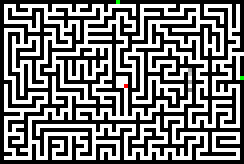
#> input picture labirinto/indata/30-20_marked.tiff, 61 x 41 px, found by its file name (shown 4 times larger)
$ python prova_percorso3.py
#> lines starting #> are read from the running program, lines starting #| are printed output that depends on the picture
### labirinto.py
import os
from PIL import Image
import json
from pathlib import Path


class Labirinto:
    """
    costruttore della classe labirinto
    """
    def __init__(self, percorso_file=None):
        # impostazione della directory "indata" che contiene i casi di test
        self.percorso_file = percorso_file
        self.data_dir = os.path.join(os.path.dirname(__file__), 'indata')
        # matrice che ospiterà il labirinto
        self.maze = []
        # matrice che ospiterà i punti di partena
        self.start = []
        # tupla che ospita il punto di arrivo
        self.end = ()
        # immagine che conterrà l'immagine del labirinto
        self.image = None

        if self.percorso_file is not None:
            self.file_path = os.path.join(self.data_dir, self.percorso_file)
        else:
            self.file_path = None

    def gestisci_input(self):
        """
        Metodo per il parsing dell'input: se il file è .json allora dovrò chiamare una funzione che dal json mi crea una istanza del labirinto,
        se il file è di tipo immagine allora dovrò chiamare un metodo che crea un'istanza del labirinto a partire dall'immagine.
        :return: self.maze : labirinto in matrice, self.file_path : path di riferimento, self.path_image : path dell'immagine, self.start : lista delle posizioni iniziali, self.end : posizione finale
        """
        # check sull'input del file
        if self.file_path is None:
            raise ValueError("File name non specificato")
        # se il file non esiste, sollecito un errore
        if not os.path.exists(self.file_path):
            raise FileNotFoundError(f"File non trovato: {self.file_path}")
        # estrae il nome del file e l'estensione
        estensione = self.percorso_file.split(".")[-1].lower()

        # controllo l'estensione ed eseguo l'azione appropriata
        if estensione == 'json':
            # carico il labirinto dal file JSON
            with open(self.file_path) as json_file:
                data = json.load(json_file)
            # chiamo la funzione che elabora il JSON per creare il labrinto e manipolarlo
            self.labirinto_from_json(data)
            # salvo il path nella variabile name
            name = Path(self.file_path).name
            # estrapolo solo il nome dal path in input e lo salvo dentro name
            name = os.path.splitext(name)[0]
            # salvo l'immagine del labirinto nella cartella json_image
            self.path_image = 'json_image/' + name + '.png'
            self.image.save(self.path_image)
        # controllo che l'estensione sia di tipo TIFF, JPEG O PNG
        elif estensione in ['tiff', 'jpeg', 'png']:
            # carico il labirinto dall'immagine
            self.path_image = self.file_path
            self.image = Image.open(self.file_path)
#> self.image is the input picture: PIL image 61x41 RGB; mean R, G, B 122.6, 122.7, 122.5
            self.labirinto_from_image()
        # in tutti gli altri casi non devo supportare l'estensione
        else:
            # gestione dell'errore se l'estensione non è supportata
            print("Estensione del file non supportata")

        return self.maze, self.file_path, self.path_image, self.start, self.end

    # [75 lines left out: functions labirinto_from_json, json_to_image, not called in this run]


    def labirinto_from_image(self):
        """
        Metodo che, dall'immagine, fornita nei diversi formati TIFF, JPEG o PNG, restituisce la matrice del labirinto
        :return:
        """
        # apre l'immagine e ottiene i dati dei pixel
        pixel = self.image.load()
        larghezza, altezza = self.image.size
#> larghezza = 61; altezza = 41

        # inizializza la matrice del labirinto
        labirinto = []
        for i in range(altezza):
            labirinto.append([0] * larghezza)

        # analizzo i pixel dell'immagine e costruisco la matrice del labirinto
        for y in range(altezza):
            for x in range(larghezza):
                r, g, b = pixel[x, y]
                # se ii pixel sono verdi rappresentano l'inizio, attraversabile =1
                if r == 0 and g == 255 and b == 0:
                    self.start.append((y, x))
                    labirinto[y][x] = 1
                # se il pixel è rosso è la fine, attraversabile = 1
                elif r == 255 and g == 0 and b == 0:
                    self.end = (y, x)
                    labirinto[y][x] = 1
                # pixel nero = muro = 0
                elif r == 0 and g == 0 and b == 0:
                    labirinto[y][x] = 0
                # pixel bianco = posizione attraversabile = 1
                elif r == 255 and g == 255 and b == 255:
                    labirinto[y][x] = 1
                # pixel grigio = casella con costo
                else:
                    # determina il valore del pixel in scala di grigi
                    valore_grigio = int(round(0.2989 * r + 0.5870 * g + 0.1140 * b))
                    # determina il costo associato al valore del pixel
                    if valore_grigio == 16:
                        costo = 1
                    elif valore_grigio == 32:
                        costo = 2
                    elif valore_grigio == 48:
                        costo = 3
                    elif valore_grigio == 64:
                        costo = 4
                    elif valore_grigio == 80:
                        costo = 5
                    elif valore_grigio == 96:
                        costo = 6
                    elif valore_grigio == 112:
                        costo = 7
                    elif valore_grigio == 128:
                        costo = 8
                    elif valore_grigio == 144:
                        costo = 9
                    elif valore_grigio == 160:
                        costo = 10
                    elif valore_grigio == 176:
                        costo = 11
                    elif valore_grigio == 192:
                        costo = 12
                    elif valore_grigio == 208:
                        costo = 13
                    elif valore_grigio == 224:
                        costo = 14
                    elif valore_grigio == 240:
                        costo = 15
                    else:
                        raise ValueError("Valore di grigio non valido")
                    labirinto[y][x] = costo + 1  # associazione del costo in base al grigio, assumento che il grigio sia anche un corridoio
#> after the loop, labirinto = 41 items; self.start = [(0, 29), (19, 60)]
        self.maze = labirinto
#> self.maze = 41 items

### prova_percorso3.py
import heapq
from typing import List, Tuple
from PIL import Image, ImageDraw
from labirinto import Labirinto


def find_paths(matrix: List[List[int]], start_points: List[Tuple[int, int]], end_point: Tuple[int, int]) -> Tuple[List[List[Tuple[int, int]]], List[float]]:
    """
    Trova tutti i percorsi dai punti di partenza al punto di arrivo con i relativi costi dei percorsi,
    dove la somma del costo del percorso deve essere data dalla somma dei costi delle caselle pesate più il percorso in pixel.

    :param matrix: una matrice bidimensionale che rappresenta il labirinto.
    :param start_points: una lista di tuple contenente i punti di partenza.
    :param end_point: una tupla contenente il punto di arrivo.
    :return: una tupla contenente una lista di tutti i percorsi trovati e una lista di tutti i relativi costi.
    """
#> called with end_point = (21, 31)
    rows, cols = len(matrix), len(matrix[0])
#> rows = 41; cols = 61
    pq = [(0, start, []) for start in start_points]  # priority queue of (cost, current position, path)
#> pq = [(0, (0, 29), []), (0, (19, 60), [])]
    visited = set(start_points)
#> visited = 2 items
    paths = []
    costs = []

    while pq:
        cost, curr, path = heapq.heappop(pq)

        if curr == end_point:
            paths.append(path + [curr])
            costs.append(cost)
            continue

        for dr, dc in [(0, 1), (1, 0), (0, -1), (-1, 0)]:
            r, c = curr[0] + dr, curr[1] + dc

            if r < 0 or r >= rows or c < 0 or c >= cols:
                continue

            if matrix[r][c] == 0 or (r, c) in visited:
                continue

            new_cost = cost + matrix[r][c]
            new_path = path + [curr]

            heapq.heappush(pq, (new_cost, (r, c), new_path))
            visited.add((r, c))
#> this loop made 1198 passes
#> (cost, curr) on passes 1, 2, 20: (0, (0, 29)), (0, (19, 60)), (7, (3, 25))
#> after the loop, costs = [63]; paths = 1 item; visited = 1198 items
#> `a, b = find_paths(labirinto.maze, labirinto.start, labirinto.end)`: a = 1 item; b = [63]
#> (printed output is left out)
#| [63]

    return paths, costs


def find_cheapest_path(matrix: List[List[int]], start_points: List[Tuple[int, int]], end_point: Tuple[int, int]) -> List[Tuple[int, int]]:
    """
    Trova il percorso con il costo minore tra tutti quelli trovati dalla funzione find_paths().

    :param matrix: una matrice bidimensionale che rappresenta il labirinto.
    :param start_points: una lista di tuple contenente i punti di partenza.
    :param end_point: una tupla contenente il punto di arrivo.
    :return: una lista di tuple che rappresenta il percorso con il costo minore.
    """
#> called with end_point = (21, 31)
    paths, costs = find_paths(matrix, start_points, end_point)
#> the loop in find_paths (call 2), `while pq:` made 1198 passes
#> paths = 1 item; costs = [63]

    if not paths:
        return []

    cheapest_path_index = costs.index(min(costs))
#> cheapest_path_index = 0
#> `c = find_cheapest_path(labirinto.maze, labirinto.start, labirinto.end)`: c = 64 pairs, first value 0 to 29, second value 21 to 31
#> (printed output is left out)
    return paths[cheapest_path_index]


from PIL import Image, ImageDraw


def draw_paths_on_image(image_path, paths):
    """
    Disegna i percorsi trovati sull'immagine del labirinto.

    :param image_path: il percorso del file immagine del labirinto
    :param paths: una lista di percorsi da disegnare sull'immagine
    """
    img = Image.open(image_path)
    draw = ImageDraw.Draw(img)

    colors = ['red', 'blue', 'green', 'yellow', 'orange', 'purple', 'pink']

    for i, path in enumerate(paths):
        color = colors[i % len(colors)]
        for j in range(len(path) - 1):
            x1, y1 = path[j]
            x2, y2 = path[j + 1]
            draw.line((y1, x1, y2, x2), fill=color, width=1)
#> this loop made 1 pass
#> color on pass 1: 'red'

    img.show()
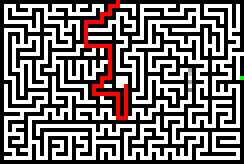
#> shown: PIL image 61x41 RGB (shown 4 times larger); mean R, G, B 122.7, 116.3, 116.2


labirinto = Labirinto("30-20_marked.tiff")
labirinto.gestisci_input()

a, b = find_paths(labirinto.maze, labirinto.start, labirinto.end)
print(a)
print(b)

c = find_cheapest_path(labirinto.maze, labirinto.start, labirinto.end)
print(c)

draw_paths_on_image("/Users/edoardocaliano/Desktop/Labyrinth/indata/30-20_marked.tiff", a)
